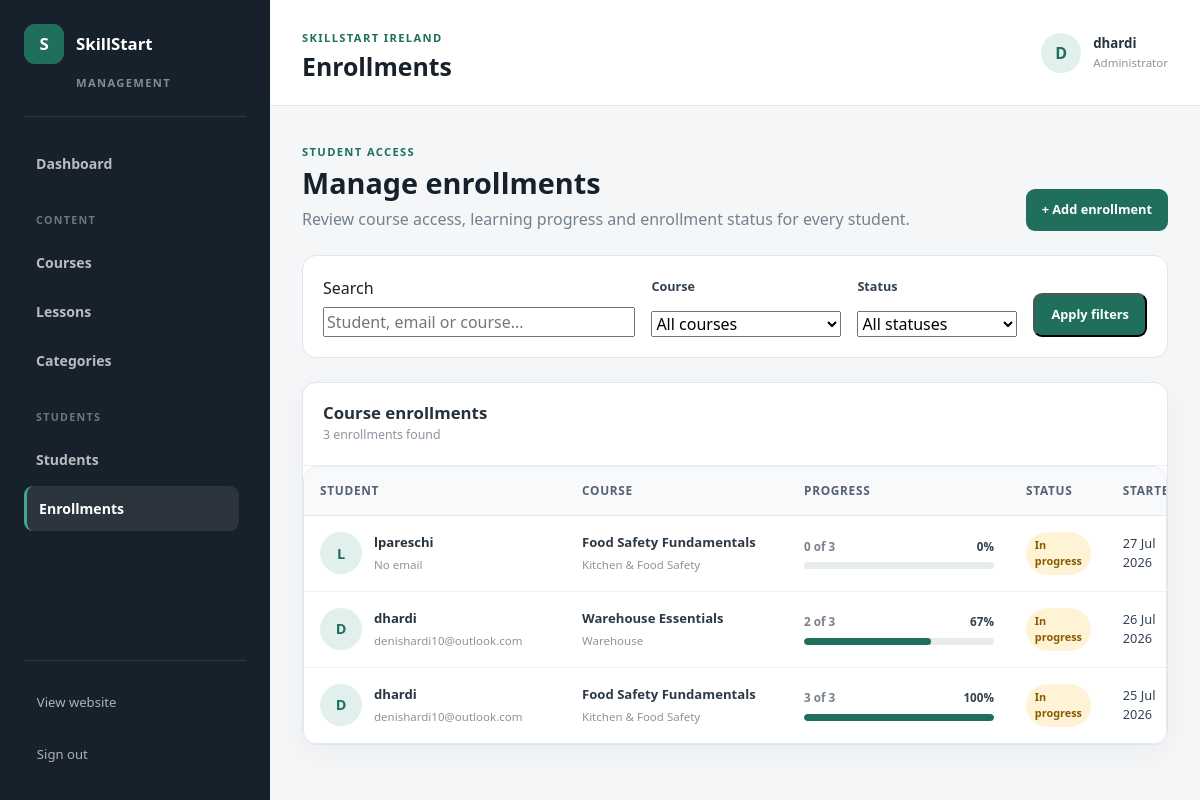
The app's page /management/enrollments/ (signed in) with its own data.
### accounts/models.py (models this page shows, shortened)
class Enrollment(models.Model):
    user = models.ForeignKey(
        settings.AUTH_USER_MODEL,
        on_delete=models.CASCADE,
        related_name="enrollments",
    )
    course = models.ForeignKey(
        Course,
        on_delete=models.CASCADE,
        related_name="enrollments",
    )
    started_at = models.DateTimeField(
        auto_now_add=True,
    )
    completed_at = models.DateTimeField(
        blank=True,
        null=True,
    )
    is_completed = models.BooleanField(
        default=False,
    )
    class Meta:
        ordering = ["-started_at"]
        constraints = [
            models.UniqueConstraint(
                fields=["user", "course"],
                name="unique_user_course_enrollment",
            ),
        ]

### courses/models.py (models this page shows, shortened)
class Course(models.Model):
    category = models.ForeignKey(
        Category,
        on_delete=models.CASCADE,
        related_name="courses",
    )
    title = models.CharField(
        max_length=150,
    )
    description = models.TextField()
    slug = models.SlugField(
        max_length=170,
        unique=True,
    )
    image = models.ImageField(
        upload_to="courses/",
        blank=True,
        null=True,
    )
    is_free = models.BooleanField(
        default=True,
    )
    price = models.DecimalField(
        max_digits=8,
        decimal_places=2,
        default=0,
    )
    currency = models.CharField(
        max_length=3,
        default="EUR",
    )
    is_published = models.BooleanField(
        default=False,
    )
    created_at = models.DateTimeField(
        auto_now_add=True,
    )

class Category(models.Model):
    name = models.CharField(max_length=100)
    description = models.TextField(blank=True)
    slug = models.SlugField(max_length=120, unique=True)
    class Meta:
        verbose_name_plural = "Categories"

### admin_dashboard/views.py (the view, shortened to what this page needs)
@staff_member_required
def enrollment_list(request):
    search_query = request.GET.get(
        "search",
        "",
    ).strip()
    selected_course = request.GET.get(
        "course",
        "",
    ).strip()
    selected_status = request.GET.get(
        "status",
        "",
    ).strip()
    enrollments = list(
        Enrollment.objects
        .select_related(
            "user",
            "course",
            "course__category",
        )
        .order_by("-started_at")
    )
    if selected_course:
        enrollments = [
            enrollment
            for enrollment in enrollments
            if enrollment.course.slug == selected_course
        ]
    if selected_status == "completed":
        enrollments = [
            enrollment
            for enrollment in enrollments
            if enrollment.is_completed
        ]
    elif selected_status == "in_progress":
        enrollments = [
            enrollment
            for enrollment in enrollments
            if not enrollment.is_completed
        ]
    for enrollment in enrollments:
        total_lessons = (
            enrollment.course.lessons
            .filter(
                is_published=True,
            )
            .count()
        )
        completed_lessons = (
            LessonProgress.objects
            .filter(
                enrollment=enrollment,
                completed=True,
                lesson__is_published=True,
            )
            .count()
        )
        if total_lessons > 0:
            progress_percentage = round(
                completed_lessons
                / total_lessons
                * 100
            )
        else:
            progress_percentage = 0
        enrollment.total_lessons = total_lessons
        enrollment.completed_lessons = (
            completed_lessons
        )
        enrollment.progress_percentage = (
            progress_percentage
        )
    courses = (
        Course.objects
        .order_by("title")
    )
    context = {
        "enrollments": enrollments,
        "courses": courses,
        "search_query": search_query,
        "selected_course": selected_course,
        "selected_status": selected_status,
        "filtered_enrollment_count": len(
            enrollments
        ),
    }
    return render(
        request,
        "admin_dashboard/enrollment_list.html",
        context,
    )

### admin_dashboard/templates/admin_dashboard/enrollment_list.html (shortened to what this page needs)
{% extends "admin_dashboard/base_admin.html" %}
{% block page_title %}
    Enrollments
{% endblock %}
{% block management_content %}
<section class="management-page-heading">
    <div>
        <span class="management-section-label">
            Student access
        </span>
        <h2>
            Manage enrollments
        </h2>
        <p>
            Review course access, learning progress and
            enrollment status for every student.
        </p>
    </div>
    <a
    href="{% url 'admin_dashboard:enrollment_create' %}"
    class="management-primary-button"
>
    + Add enrollment
</a>
</section>
<section class="management-filter-panel">
    <form
        method="get"
        class="management-enrollment-filter-form"
    >
        <div class="management-filter-search">
            <label for="enrollment-search">
                Search
            </label>
            <input
                type="search"
                id="enrollment-search"
                name="search"
                value="{{ search_query }}"
                placeholder="Student, email or course..."
            >
        </div>
        <div class="management-filter-group">
            <label for="enrollment-course">
                Course
            </label>
            <select
                id="enrollment-course"
                name="course"
            >
                <option value="">
                    All courses
                </option>
            </select>
        </div>
        <div class="management-filter-group">
            <label for="enrollment-status">
                Status
            </label>
            <select
                id="enrollment-status"
                name="status"
            >
                <option value="">
                    All statuses
                </option>
            </select>
        </div>
        <div class="management-filter-actions">
            <button
                type="submit"
                class="management-primary-button"
            >
                Apply filters
            </button>
        </div>
    </form>
</section>
<section class="management-list-section">
    <div class="management-list-heading">
        <div>
            <h3>
                Course enrollments
            </h3>
            <p>
                {{ filtered_enrollment_count }}
                enrollment{{ filtered_enrollment_count|pluralize }}
                found
            </p>
        </div>
    </div>
    {% if enrollments %}
        <div class="management-table-wrapper">
            <table
                class="
                    management-table
                    management-enrollment-table
                "
            >
                <thead>
                    <tr>
                        <th>
                            Student
                        </th>
                        <th>
                            Course
                        </th>
                        <th>
                            Progress
                        </th>
                        <th>
                            Status
                        </th>
                        <th>
                            Started
                        </th>
                    </tr>
                </thead>
                <tbody>
                    {% for enrollment in enrollments %}
                        <tr>
                            <td>
                                <div class="management-student-cell">
                                    <div class="management-student-avatar">
                                        {{ enrollment.user.username|first|upper }}
                                    </div>
                                    <div>
                                        <strong>
                                            {% if enrollment.user.get_full_name %}
                                                {{ enrollment.user.get_full_name }}
                                            {% else %}
                                                {{ enrollment.user.username }}
                                            {% endif %}
                                        </strong>
                                        <span>
                                            {{ enrollment.user.email|default:"No email" }}
                                        </span>
                                    </div>
                                </div>
                            </td>
                            <td>
                                <div class="management-enrollment-course-cell">
                                    <strong>
                                        {{ enrollment.course.title }}
                                    </strong>
                                    <span>
                                        {{ enrollment.course.category.name }}
                                    </span>
                                </div>
                            </td>
                            <td>
                                <div class="management-table-progress">
                                    <div class="management-progress-heading">
                                        <span>
                                            {{ enrollment.completed_lessons }}
                                            of
                                            {{ enrollment.total_lessons }}
                                        </span>
                                        <strong>
                                            {{ enrollment.progress_percentage }}%
                                        </strong>
                                    </div>
                                    <div class="management-progress-track">
                                        <div
                                            class="management-progress-fill"
                                            style="width: {{ enrollment.progress_percentage }}%;"
                                        ></div>
                                    </div>
                                </div>
                            </td>
                            <td>
                                {% if enrollment.is_completed %}
                                    <span
                                        class="
                                            management-status
                                            management-status-published
                                        "
                                    >
                                        Completed
                                    </span>
                                {% else %}
                                    <span
                                        class="
                                            management-status
                                            management-status-paid
                                        "
                                    >
                                        In progress
                                    </span>
                                {% endif %}
                            </td>
                            <td>
                                {{ enrollment.started_at|date:"d M Y" }}
                            </td>
                        </tr>
                    {% endfor %}
                </tbody>
            </table>
        </div>
    {% endif %}
</section>
{% endblock %}

### admin_dashboard/templates/admin_dashboard/base_admin.html (shortened to what this page needs)
{% load static %}
<!DOCTYPE html>
<html lang="en">
<head>
    <link
        href="https://cdn.jsdelivr.net/npm/bootstrap@5.3.3/dist/css/bootstrap.min.css"
        rel="stylesheet"
    >
    <link
        rel="stylesheet"
        href="{% static 'core/css/style.css' %}"
    >
</head>
<body class="management-body">
    <div class="management-layout">
        <aside class="management-sidebar">
            <div class="management-sidebar-header">
                <a
                    href="{% url 'admin_dashboard:dashboard' %}"
                    class="management-brand"
                >
                    <span class="management-brand-icon">
                        S
                    </span>
                    <span>
                        SkillStart
                    </span>
                </a>
                <span class="management-brand-label">
                    Management
                </span>
            </div>
            <nav class="management-navigation">
                <a
                    href="{% url 'admin_dashboard:dashboard' %}"
                    class="
                        management-navigation-link
                    "
                >
                    Dashboard
                </a>
                <span class="management-navigation-title">
                    Content
                </span>
                <a
                    href="{% url 'admin_dashboard:course_list' %}"
                    class="
                        management-navigation-link
                    "
                >
                    Courses
                </a>
                <a
                    href="{% url 'admin_dashboard:lesson_list' %}"
                    class="
                        management-navigation-link
                    "
                >
                    Lessons
                </a>
                <a
                    href="#"
                    class="management-navigation-link"
                >
                    Categories
                </a>
                <span class="management-navigation-title">
                    Students
                </span>
                <a
                    href="{% url 'admin_dashboard:student_list' %}"
                    class="
                        management-navigation-link
                    "
                >
                    Students
                </a>
                <a
                    href="{% url 'admin_dashboard:enrollment_list' %}"
                    class="
                        management-navigation-link
                        {% if request.resolver_match.url_name == 'enrollment_list' or request.resolver_match.url_name == 'enrollment_create' %}
                            active
                        {% endif %}
                    "
                >
                    Enrollments
                </a>
            </nav>
            <div class="management-sidebar-footer">
                <a
                    href="{% url 'home' %}"
                    class="management-site-link"
                >
                    View website
                </a>
                <form
                    method="post"
                    action="{% url 'accounts:logout' %}"
                >
                    <button
                        type="submit"
                        class="management-logout-button"
                    >
                        Sign out
                    </button>
                </form>
            </div>
        </aside>
        <main class="management-main">
            <header class="management-header">
                <div>
                    <span class="management-header-label">
                        SkillStart Ireland
                    </span>
                    <h1>
                        {% block page_title %}{% endblock %}
                    </h1>
                </div>
                <div class="management-user">
                    <div class="management-user-avatar">
                        {{ request.user.username|first|upper }}
                    </div>
                    <div>
                        <strong>
                            {{ request.user.get_full_name|default:request.user.username }}
                        </strong>
                        <span>
                            Administrator
                        </span>
                    </div>
                </div>
            </header>
            <div class="management-content">
                {% block management_content %}
                {% endblock %}
            </div>
        </main>
    </div>
</body>
</html>

### records on screen
Enrollment: user.username|first "L", user.username "lpareschi", user.email "No email", course "Food Safety Fundamentals", course.category.name "Kitchen & Food Safety", completed_lessons "0", total_lessons "3", progress_percentage "0", is_completed "In progress", started_at "27 Jul 2026"
Enrollment: user.username|first "D", user.username "dhardi", user.email "denishardi10@outlook.com", course "Warehouse Essentials", course.category.name "Warehouse", completed_lessons "2", total_lessons "3", progress_percentage "67", is_completed "In progress", started_at "26 Jul 2026"
Enrollment: user.username|first "D", user.username "dhardi", user.email "denishardi10@outlook.com", course "Food Safety Fundamentals", course.category.name "Kitchen & Food Safety", completed_lessons "3", total_lessons "3", progress_percentage "100", is_completed "In progress", started_at "25 Jul 2026"

### other values on screen
{{ request.user.username|first|upper }} "D"
{{ request.user.get_full_name|default:request.user.username }} "dhardi"
{{ filtered_enrollment_count }} "3"
